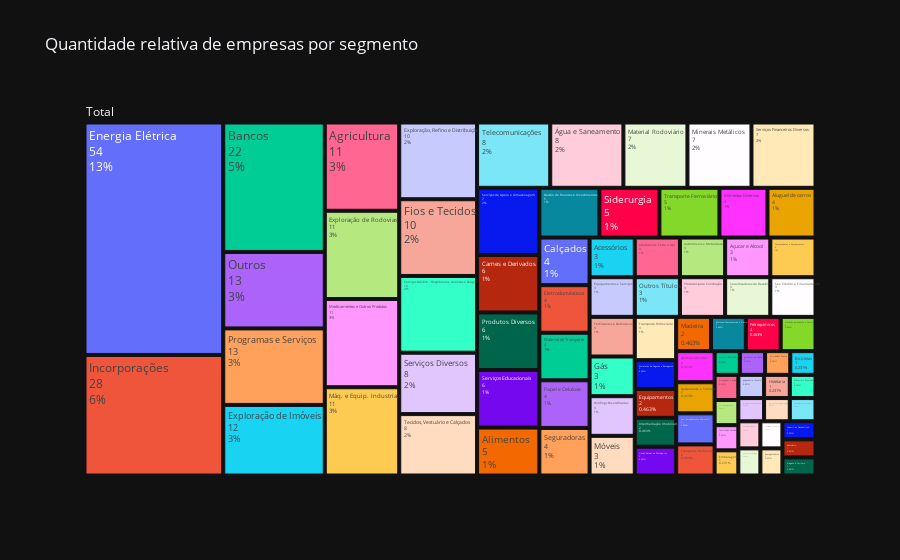

The notebook cell this image was saved under:
### Code cell
# Plot gráfico da frequência relativa da variável
fig = px.treemap(data_frame=f,
                 path=[px.Constant('Total'), 'SEGMENTO'],
                 values='QTD',
                 template='plotly_dark',
                 title='Quantidade relativa de empresas por segmento')

fig.update_traces(hovertemplate=None, hoverinfo='label+value+percent entry', textinfo='label+value+percent entry')
fig.show()

### Figure 1 — Plotly figure (JSON) as saved in the notebook; plotly's stock layout.template omitted (floating-point values rounded to 4 significant figures)
{"data": [{"branchvalues": "total", "domain": {"x": [0, 1], "y": [0, 1]}, "hoverinfo": "label+value+percent entry", "ids": ["Total/Acessórios", "Total/Agricultura", "Total/Alimentos", "Total/Alimentos Diversos", "Total/Aluguel de carros", "Total/Armas e Munições", "Total/Artefatos de Cobre", "Total/Artefatos de Ferro e Aço", "Total/Atividades Esportivas", "Total/Automóveis e Motocicletas", "Total/Açucar e Alcool", "Total/Bancos", "Total/Bicicletas", "Total/Brinquedos e Jogos", "Total/Calçados", "Total/Carnes e Derivados", "Total/Cervejas e Refrigerantes", "Total/Computadores e Equipamentos", "Total/Construção Pesada", "Total/Corretoras de Seguros e Resseguros", "Total/Eletrodomésticos", "Total/Embalagens", "Total/Energia Elétrica", "Total/Engenharia Consultiva", "Total/Equipamentos", "Total/Equipamentos e Serviços", "Total/Exploração de Imóveis", "Total/Exploração de Rodovias", "Total/Exploração, Refino e Distribuição", "Total/Fertilizantes e Defensivos", "Total/Fios e Tecidos", "Total/Gestão de Recursos e Investimentos", "Total/Gás", "Total/Holdings Diversificadas", "Total/Hotelaria", "Total/Incorporações", "Total/Intermediação Imobiliária", "Total/Linhas Aéreas de Passageiros", "Total/Madeira", "Total/Materiais Diversos", "Total/Material Aeronáutico e de Defesa", "Total/Material Rodoviário", "Total/Material de Transporte", "Total/Medicamentos e Outros Produtos", "Total/Minerais Metálicos", "Total/Motores, Compressores e Outros", "Total/Máq. e Equip. Construção e Agrícolas", "Total/Máq. e Equip. Industriais", "Total/Móveis", "Total/Outros", "Total/Outros Títulos", "Total/Papel e Celulose", "Total/Petroquímicos", "Total/Produtos Diversos", "Total/Produtos de Cuidado Pessoal", "Total/Produtos de Limpeza", "Total/Produtos para Construção", "Total/Produção de Eventos e Shows", "Total/Programas de Fidelização", "Total/Programas e Serviços", "Total/Publicidade e Propaganda", "Total/Químicos Diversos", "Total/Resseguradoras", "Total/Restaurante e Similares", "Total/Securitizadoras de Recebíveis", "Total/Seguradoras", "Total/Serviços Diversos", "Total/Serviços Educacionais", "Total/Serviços Financeiros Diversos", "Total/Serviços Médico - Hospitalares, Análises e Diagnósticos", "Total/Serviços de Apoio e Armazenagem", "Total/Siderurgia", "Total/Soc. Arrendamento Mercantil", "Total/Soc. Crédito e Financiamento", "Total/Tecidos, Vestuário e Calçados", "Total/Telecomunicações", "Total/Transporte Ferroviário", "Total/Transporte Hidroviário", "Total/Transporte Rodoviário", "Total/Utensílios Domésticos", "Total/Vestuário", "Total/Viagens e Turismo", "Total/Água e Saneamento", "Total"], "labels": ["Acessórios", "Agricultura", "Alimentos", "Alimentos Diversos", "Aluguel de carros", "Armas e Munições", "Artefatos de Cobre", "Artefatos de Ferro e Aço", "Atividades Esportivas", "Automóveis e Motocicletas", "Açucar e Alcool", "Bancos", "Bicicletas", "Brinquedos e Jogos", "Calçados", "Carnes e Derivados", "Cervejas e Refrigerantes", "Computadores e Equipamentos", "Construção Pesada", "Corretoras de Seguros e Resseguros", "Eletrodomésticos", "Embalagens", "Energia Elétrica", "Engenharia Consultiva", "Equipamentos", "Equipamentos e Serviços", "Exploração de Imóveis", "Exploração de Rodovias", "Exploração, Refino e Distribuição", "Fertilizantes e Defensivos", "Fios e Tecidos", "Gestão de Recursos e Investimentos", "Gás", "Holdings Diversificadas", "Hotelaria", "Incorporações", "Intermediação Imobiliária", "Linhas Aéreas de Passageiros", "Madeira", "Materiais Diversos", "Material Aeronáutico e de Defesa", "Material Rodoviário", "Material de Transporte", "Medicamentos e Outros Produtos", "Minerais Metálicos", "Motores, Compressores e Outros", "Máq. e Equip. Construção e Agrícolas", "Máq. e Equip. Industriais", "Móveis", "Outros", "Outros Títulos", "Papel e Celulose", "Petroquímicos", "Produtos Diversos", "Produtos de Cuidado Pessoal", "Produtos de Limpeza", "Produtos para Construção", "Produção de Eventos e Shows", "Programas de Fidelização", "Programas e Serviços", "Publicidade e Propaganda", "Químicos Diversos", "Resseguradoras", "Restaurante e Similares", "Securitizadoras de Recebíveis", "Seguradoras", "Serviços Diversos", "Serviços Educacionais", "Serviços Financeiros Diversos", "Serviços Médico - Hospitalares, Análises e Diagnósticos", "Serviços de Apoio e Armazenagem", "Siderurgia", "Soc. Arrendamento Mercantil", "Soc. Crédito e Financiamento", "Tecidos, Vestuário e Calçados", "Telecomunicações", "Transporte Ferroviário", "Transporte Hidroviário", "Transporte Rodoviário", "Utensílios Domésticos", "Vestuário", "Viagens e Turismo", "Água e Saneamento", "Total"], "name": "", "parents": ["Total", "Total", "Total", "Total", "Total", "Total", "Total", "Total", "Total", "Total", "Total", "Total", "Total", "Total", "Total", "Total", "Total", "Total", "Total", "Total", "Total", "Total", "Total", "Total", "Total", "Total", "Total", "Total", "Total", "Total", "Total", "Total", "Total", "Total", "Total", "Total", "Total", "Total", "Total", "Total", "Total", "Total", "Total", "Total", "Total", "Total", "Total", "Total", "Total", "Total", "Total", "Total", "Total", "Total", "Total", "Total", "Total", "Total", "Total", "Total", "Total", "Total", "Total", "Total", "Total", "Total", "Total", "Total", "Total", "Total", "Total", "Total", "Total", "Total", "Total", "Total", "Total", "Total", "Total", "Total", "Total", "Total", "Total", ""], "textinfo": "label+value+percent entry", "type": "treemap", "values": [3, 11, 5, 4, 4, 1, 1, 3, 1, 3, 3, 22, 1, 1, 4, 6, 1, 3, 1, 2, 4, 1, 54, 1, 2, 3, 12, 11, 10, 3, 10, 5, 3, 3, 1, 28, 2, 2, 2, 1, 1, 7, 4, 11, 7, 2, 1, 11, 3, 13, 3, 4, 2, 6, 1, 1, 3, 2, 1, 13, 1, 2, 1, 2, 3, 4, 8, 6, 7, 10, 7, 5, 2, 3, 8, 8, 5, 3, 2, 1, 1, 1, 8, 432]}], "layout": {"legend": {"tracegroupgap": 0}, "title": {"text": "Quantidade relativa de empresas por segmento"}}}
